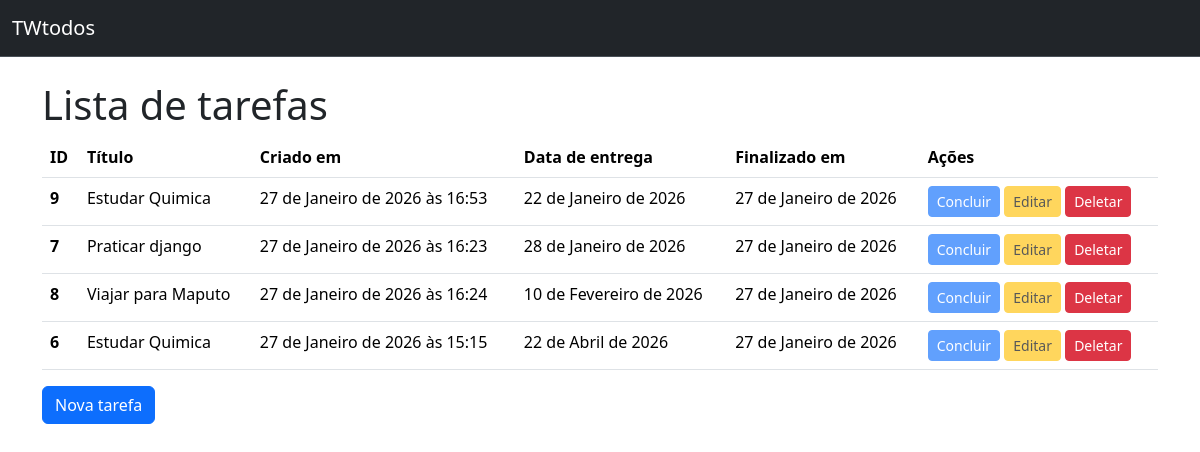
The page / on the database its author committed.
### todos/models.py (models this page shows, shortened)
class Todo(models.Model):
    tile= models.CharField(verbose_name="Titulo",max_length=200, null=False, blank=False)
    created_at = models.DateTimeField(auto_now_add=True, null=False, blank=False)
    deadline = models.DateField(verbose_name="Data de entrega",null=True, blank=True)
    finished_at = models.DateField(null=True, blank=True)
    class Meta:
        ordering = ["deadline"]

### todos/views.py (the view)
# urls.py: path("", TodoListView.as_view () , name="todo_list"),
class TodoListView(ListView):
    model = Todo

### todos/templates/todos/todo_list.html (shortened to what this page needs)
{% extends "base.html" %}
{% block content %}
        <h1>Lista de tarefas</h1>
    {% if todo_list %}
    <table class="table">
      <thead>
        <tr>
        <th scope="col">ID</th>
        <th scope="col">Título</th>
        <th scope="col">Criado em</th>
        <th scope="col">Data de entrega</th>
        <th scope="col">Finalizado em</th>
        <th scope="col">Ações</th>
        </tr>
      </thead>
      <tbody>
    {% for todo in todo_list %}
          <tr>
              <th scope="row">{{ todo.id }}</th>
              <td>{{ todo.tile}}</td>
              <td>{{ todo.created_at }}</td>
              <td>{{ todo.deadline }}</td>
              <td>{{ todo.finished_at }}</td>
              <td>
                  <a href="{% url 'todo_complete' todo.pk  %}" class="btn btn-primary btn-sm {% if todo.finished_at  %}
                  disabled {%endif %}">Concluir</a>
                <a href="{% url 'todo_update' todo.pk %}" class="btn btn-warning btn-sm {% if todo.finished_at  %}
                  disabled {%endif %}">Editar</a>
                  <a href="{% url 'todo_delete' todo.pk %}" class="btn btn-danger btn-sm"> Deletar</a>
                </td>
            </tr>
    {% endfor %}
  </tbody>
  </table>
    {% else %}
      <p>Nenhuma tarefa cadastrada.</p>
    {% endif %}
    <a href= "{% url 'todo_create' %}" class="btn btn-primary"> Nova tarefa</a>
{%  endblock content %}

### todos/templates/base.html (shortened to what this page needs)
<!DOCTYPE html>
<html lang="pt-br">
  <head>
    <link href="https://cdn.jsdelivr.net/npm/bootstrap@5.3.8/dist/css/bootstrap.min.css" rel="stylesheet">
  </head>
  <body>
    <nav class="navbar bg-dark border-bottom border-body mb-4" data-bs-theme="dark">
        <div class="container-fluid">
            <a class="navbar-brand" href="{% url 'todo_list'%}">TWtodos</a>
        </div>
    </nav>
  <main class="container">
     {%block content %} {% endblock content %}
  </main>
</body>
</html>

### rows shown on the page
Todo: id "9", tile "Estudar Quimica", created_at "27 de Janeiro de 2026 às 16:53", deadline "22 de Janeiro de 2026", finished_at "27 de Janeiro de 2026"
Todo: id "7", tile "Praticar django", created_at "27 de Janeiro de 2026 às 16:23", deadline "28 de Janeiro de 2026", finished_at "27 de Janeiro de 2026"
Todo: id "8", tile "Viajar para Maputo", created_at "27 de Janeiro de 2026 às 16:24", deadline "10 de Fevereiro de 2026", finished_at "27 de Janeiro de 2026"
Todo: id "6", tile "Estudar Quimica", created_at "27 de Janeiro de 2026 às 15:15", deadline "22 de Abril de 2026", finished_at "27 de Janeiro de 2026"
